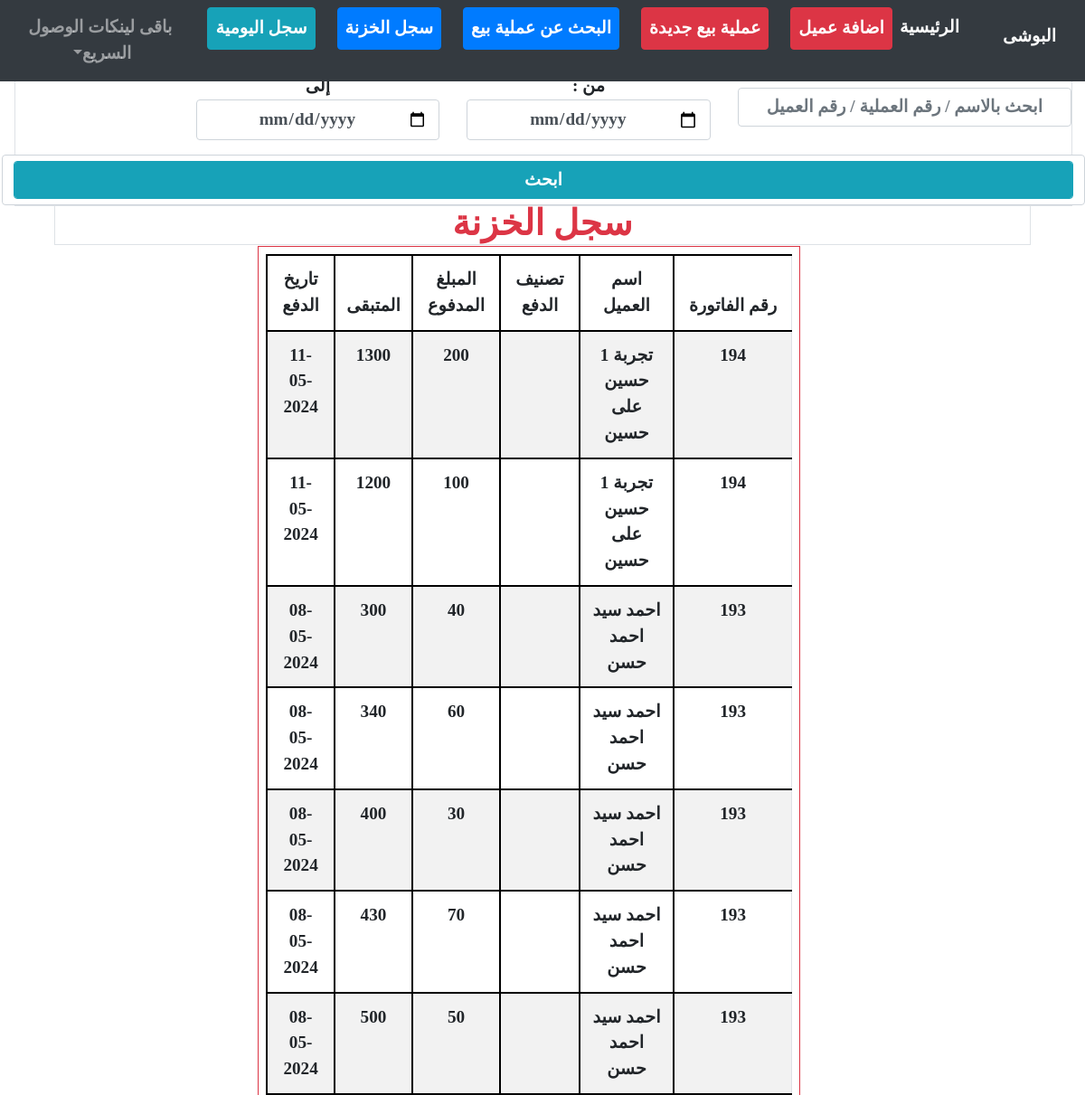
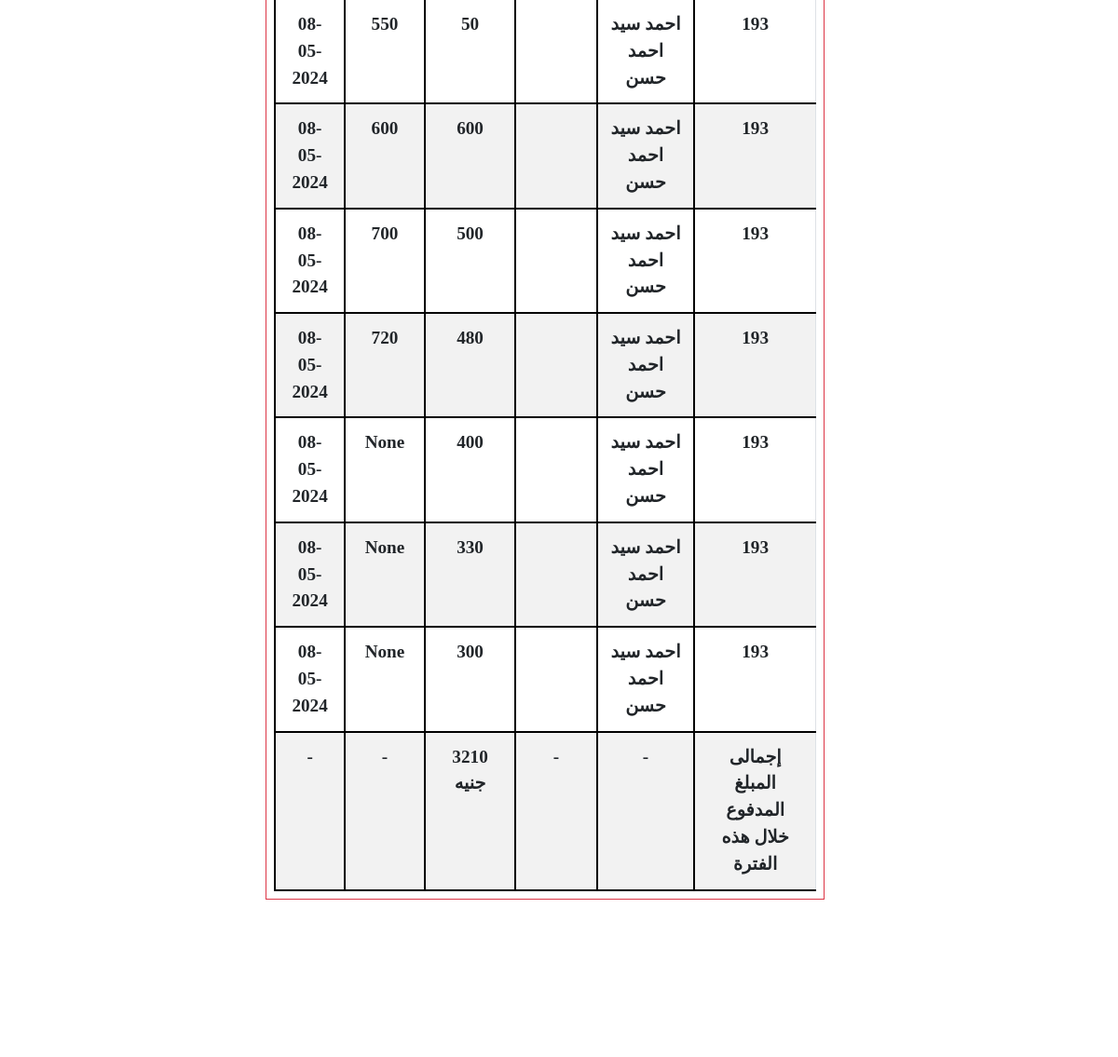
Page /kazna/list/ on the earlier database version (2 pictures, top to bottom).
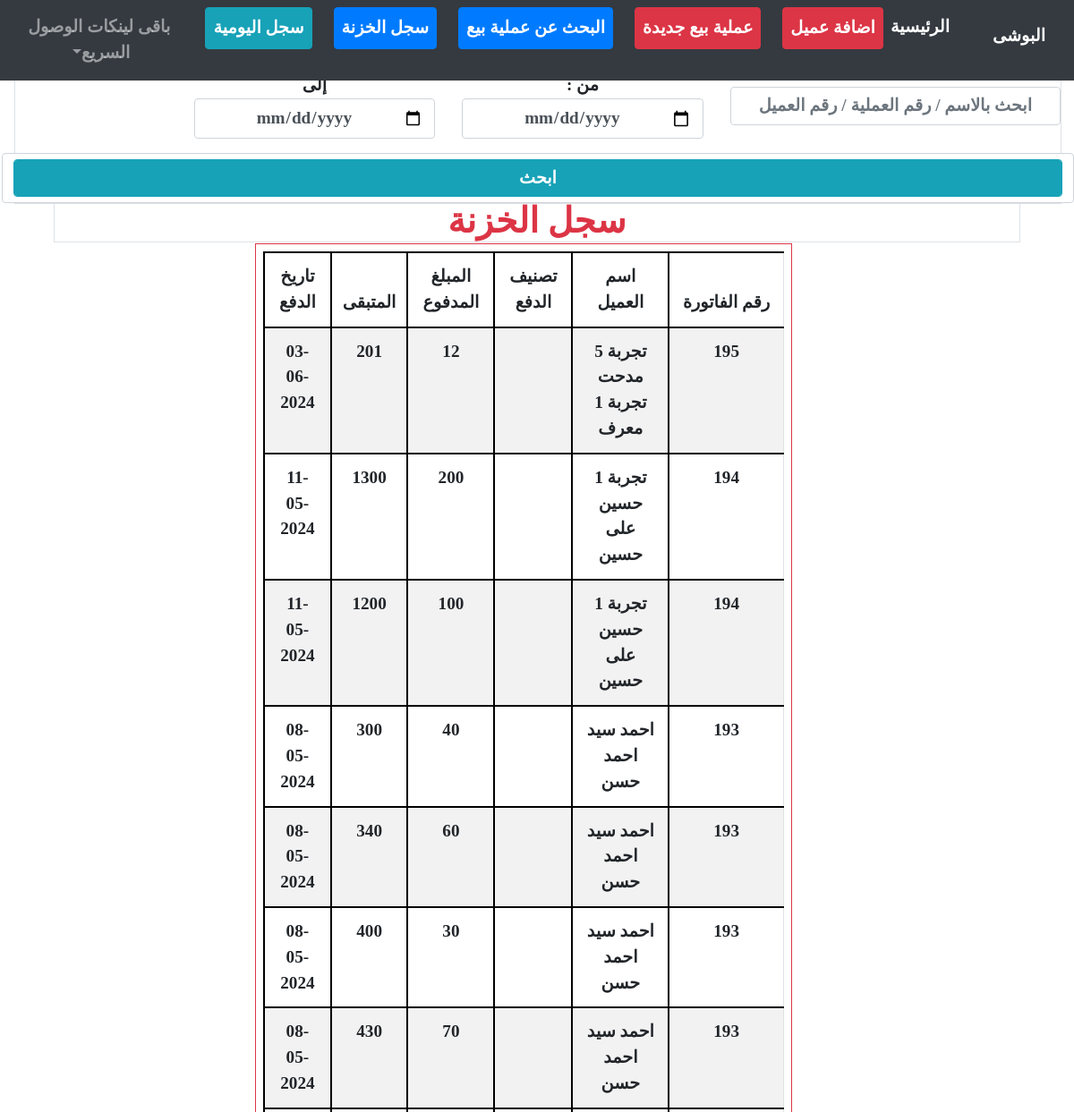
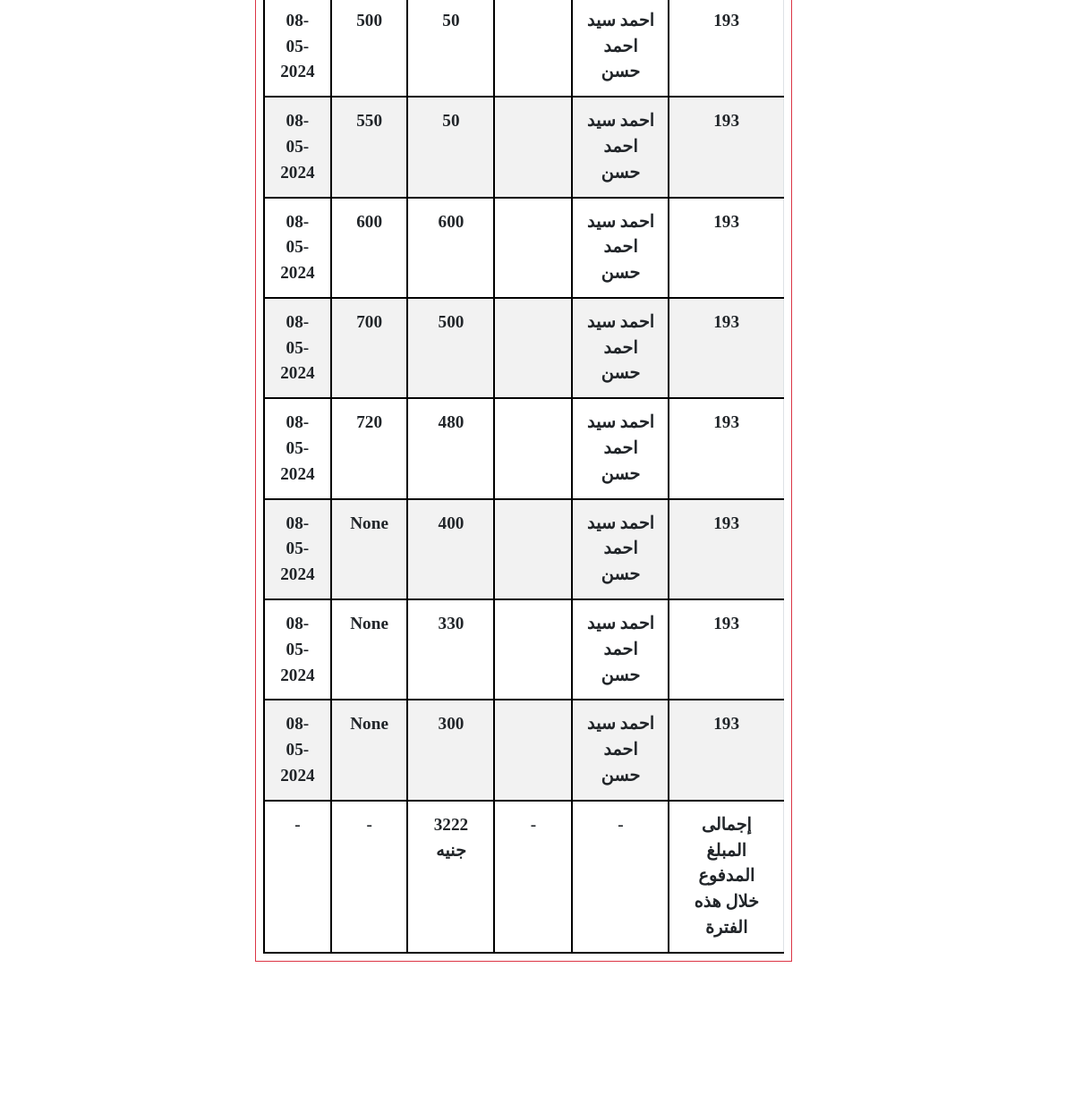
Same page on the later database version (2 pictures, top to bottom).
### kazna/models.py (models this page shows)
class DetailpayRecord(TimeStampMixin,models.Model):
    clientt          = models.ForeignKey(Client, on_delete=models.CASCADE, verbose_name="العميل")
    masterInvoice   = models.ForeignKey(MasterInvoice, on_delete=models.CASCADE, verbose_name="الفاتورة")
    classs           = models.CharField(max_length=35, null=True, blank=True, verbose_name="تصنيف الدفع", default='-')
    paid              = models.IntegerField(null=True, blank=True, verbose_name="المبلغ المدفوع")
    remain              = models.IntegerField(null=True, blank=True, verbose_name="المبلغ المتبقى")

### order/models.py (models this page shows, shortened)
class MasterInvoice( TimeStampMixin,models.Model):
    old_counter = models.PositiveIntegerField(default=1, editable=False)
    counter     = models.PositiveIntegerField(default=1, editable=False)
    invoiceType = [
        ('قماش الدكان-رجالى', 'قماش الدكان-رجالى'),
        ('قماش الدكان-حريمى', 'قماش الدكان-حريمى'),
        ('قماش خارجى-رجالى', 'قماش خارجى-رجالى'),
        ('قماش خارجى-حريمى', 'قماش خارجى-حريمى'),
        ('بيع قماش', 'بيع قماش'),
    ]
    clientMI    = models.ForeignKey(Client, related_name='master_invoices', on_delete=models.CASCADE, verbose_name="العميل")
    invoiceType = models.CharField(max_length=35, choices=invoiceType, null=True, blank=True, verbose_name="نوع الطلب", default="قماش الدكان-رجالى")
    confirmed   = models.BooleanField(default=False)

### client/models.py (models this page shows, shortened)
class TimeStampMixin(models.Model):
    created_at      = models.DateTimeField(auto_now_add=True,null=True)
    updated_at      = models.DateTimeField(auto_now=True,null=True)
    is_deleted      = models.BooleanField(default=False)

class Client(TimeStampMixin, models.Model):
    GENDER_CHOICES = [
        ('male', 'رجالى'),
        ('female', 'حريمى'),
    ]
    counter     = models.PositiveIntegerField(default=0, verbose_name="رقم العميل")
    FName       = models.CharField(max_length=15, null=True, blank=True, verbose_name="الاسم الاول") # الاسم الاول
    SName       = models.CharField(max_length=15, null=True, blank=True, verbose_name="الاسم الثانى") # الاسم الثانى
    TName       = models.CharField(max_length=15, null=True, blank=True, verbose_name="الاسم الثالث") # الاسم الثالث
    LName       = models.CharField(max_length=15, null=True, blank=True, verbose_name="الاسم الرابع") # الاسم الرابع
    name        = models.CharField(max_length=60, null=True, blank=True, db_index=True,verbose_name="الاسم بالكامل") # الاسم بالكامل
    kindMale    = models.CharField(max_length=10, choices=GENDER_CHOICES, null=True, blank=True, verbose_name="نوع العميل", default="male" )
    book        = models.CharField(max_length=50, null=True, blank=True, verbose_name="اسم الدفتر")
    page        = models.IntegerField(null=True, blank=True, verbose_name="صفحة رقم")
    phone       = models.CharField(max_length=50, null=True, blank=True, db_index=True, verbose_name="رقم التليفون")
    address     = models.CharField(max_length=50, null=True, blank=True, verbose_name="العنوان")

class TimeStampMixin(models.Model):
    created_at      = models.DateTimeField(auto_now_add=True,null=True)
    updated_at      = models.DateTimeField(auto_now=True,null=True)
    is_deleted      = models.BooleanField(default=False)

### kazna/views.py (the view, shortened to what this page needs)
# urls.py: path('list/', recordsListView.as_view(), name="list"),
class recordsListView(ListView):
    model               =   DetailpayRecord
    template_name       =   'kazna/recordsList.html'
    context_object_name =   'records'
    ordering            =   '-created_at'
    def get_queryset(self):
        queryset = super().get_queryset()
        search_query = self.request.GET.get('q')
        from_date = self.request.GET.get('from')
        to_date = self.request.GET.get('to')
        return queryset.order_by('-created_at')
    def get_context_data(self, **kwargs):
        context = super().get_context_data(**kwargs)
        records = context['records']
        total_paid = sum(record.paid for record in records)
        context['total_paid'] = total_paid
        return context

### kazna/templates/kazna/recordsList.html (shortened to what this page needs)
{% extends "homee/index.html" %}
{% load crispy_forms_tags %}
{% block content %}
<div class="container-fluid text-center m-auto">
    <div class="row w-100" style=" position: fixed; top: 5rem; display: inline-block; left: 1rem; z-index:2;" >
        <div class="col-12">
            <form class="border m-auto " action="#" >
                <div class="row">
                    <div class="col-4">
                        <input class="w-100 form-control mt-3" name="q" placeholder="ابحث بالاسم / رقم العملية / رقم العميل">
                    </div>
                    <div class="col-3">
                        من :
                        <input type="date" class="w-100 form-control" name="from">
                    </div>
                    <div class="col-3">
                        إلى
                        <input type="date" class="w-100 form-control" name="to">
                    </div>
                    <div class="form-control mr-auto ml-auto mt-3">
                        <input type="submit" class="form-control btn btn-info" value="ابحث">
                    </div>
                </div>
            </form>
        </div>
    </div>
    <br>
    <br>
    <br>
    <h1 class="h4 border text-danger" style=" margin-top: 4.5rem; font-size: 2.45rem; font-weight: 900; ">سجل الخزنة</h1>
    <div class="row bg-white w-100 " style=" position: fixed; top: 17rem; display: inline-block; left: 0rem; z-index:2; overflow:scroll; height:67vh">
        <table class="table-responsive table border border-danger p-2 text-center table-striped table-hover table-bordered w-50 mr-auto ml-auto" style="margin-bottom:10rem" id="" style="">
            <thead>
                <tr>
                    <th>رقم الفاتورة</th>
                    <th>اسم العميل</th>
                    <th>تصنيف الدفع</th>
                    <th>المبلغ المدفوع</th>
                    <th>المتبقى</th>
                    <th>تاريخ الدفع</th>
                </tr>
            </thead>
            <tbody>
                {% for record in records %}
                <tr>
                    <td>{{record.masterInvoice.counter}}</td>
                    <td>{{record.masterInvoice.clientMI.name}}</td>
                    <td>
                    </td>
                    <td>
                        {{record.paid}}
                    </td>
                    <td>
                        {{record.remain}}
                    </td>
                    <td>{{record.created_at|date:'d-m-Y'}}</td>
                </tr>
                {% endfor %}
                <tr>
                    <td>إجمالى المبلغ المدفوع خلال هذه الفترة</td>
                    <td>-</td>
                    <td>-</td>
                    <td>{{total_paid}} جنيه</td>
                    <td>-</td>
                    <td>-</td>
                </tr>
            </tbody>
        </table>
</div>
{% endblock %}

Differences in the rows shown:
added DetailpayRecord: masterInvoice.counter "195", masterInvoice.clientMI.name "تجربة 5 مدحت تجربة 1 معرف", paid "12", remain "201", created_at "03-06-2024"
Other differences:
{{ total_paid }}: "3210" → "3222"
